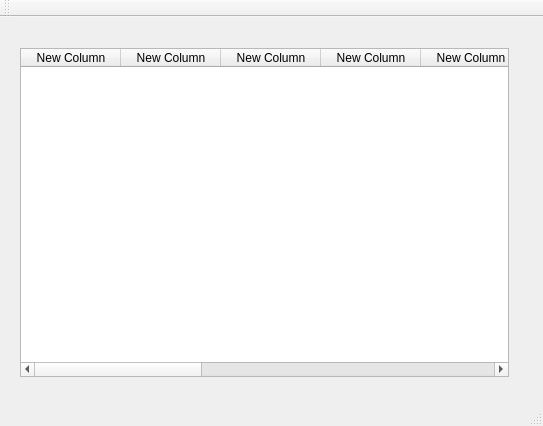
<?xml version="1.0" encoding="UTF-8"?>
<ui version="4.0">
 <class>MainWindow</class>
 <widget class="QMainWindow" name="MainWindow">
  <property name="geometry">
   <rect>
    <x>0</x>
    <y>0</y>
    <width>543</width>
    <height>426</height>
   </rect>
  </property>
  <property name="windowTitle">
   <string>MainWindow</string>
  </property>
  <widget class="QWidget" name="centralWidget">
   <widget class="QWidget" name="verticalLayoutWidget">
    <property name="geometry">
     <rect>
      <x>9</x>
      <y>20</y>
      <width>511</width>
      <height>351</height>
     </rect>
    </property>
    <layout class="QVBoxLayout" name="verticalLayout">
     <item>
      <widget class="QTableWidget" name="tableWidget">
       <column>
        <property name="text">
         <string>New Column</string>
        </property>
       </column>
       <column>
        <property name="text">
         <string>New Column</string>
        </property>
       </column>
       <column>
        <property name="text">
         <string>New Column</string>
        </property>
       </column>
       <column>
        <property name="text">
         <string>New Column</string>
        </property>
       </column>
       <column>
        <property name="text">
         <string>New Column</string>
        </property>
       </column>
       <column>
        <property name="text">
         <string>New Column</string>
        </property>
       </column>
       <column>
        <property name="text">
         <string>New Column</string>
        </property>
       </column>
       <column>
        <property name="text">
         <string>New Column</string>
        </property>
       </column>
       <column>
        <property name="text">
         <string>New Column</string>
        </property>
       </column>
       <column>
        <property name="text">
         <string>New Column</string>
        </property>
       </column>
       <column>
        <property name="text">
         <string>New Column</string>
        </property>
       </column>
      </widget>
     </item>
    </layout>
   </widget>
  </widget>
  <widget class="QMenuBar" name="menuBar">
   <property name="geometry">
    <rect>
     <x>0</x>
     <y>0</y>
     <width>543</width>
     <height>21</height>
    </rect>
   </property>
  </widget>
  <widget class="QToolBar" name="mainToolBar">
   <attribute name="toolBarArea">
    <enum>TopToolBarArea</enum>
   </attribute>
   <attribute name="toolBarBreak">
    <bool>false</bool>
   </attribute>
  </widget>
  <widget class="QStatusBar" name="statusBar"/>
 </widget>
 <layoutdefault spacing="6" margin="11"/>
 <resources/>
 <connections/>
</ui>
